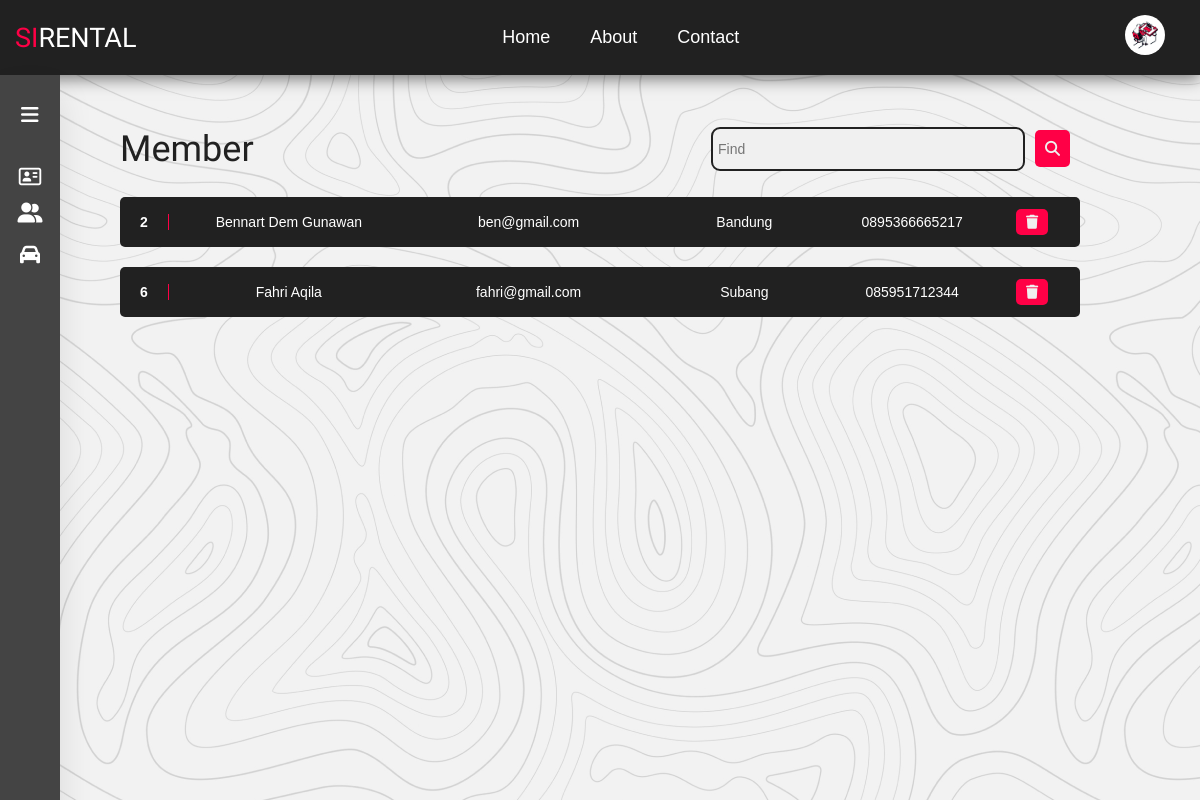
Page /manage.php?user_level=Member (signed in) on the committed database.
### tables this page shows
CREATE TABLE IF NOT EXISTS `users` (
  `user_id` int(11) NOT NULL AUTO_INCREMENT,
  `user_name` varchar(50) DEFAULT NULL,
  `user_email` varchar(30) NOT NULL,
  `user_password` varchar(16) NOT NULL,
  `user_address` varchar(50) DEFAULT NULL,
  `user_phone` varchar(50) DEFAULT NULL,
  `user_gender` char(50) DEFAULT NULL,
  `user_level` int(11) NOT NULL,
  PRIMARY KEY (`user_id`),
  UNIQUE KEY `user_email` (`user_email`)
);

### manage.php (the view, shortened to what this page needs)
<?php
include('layouts/navbar.php');
include('layouts/sidebar.php');
$level = $_GET['user_level'];
if ($level == "Member") {
  if (isset($_POST['find']) && $_POST['keyword'] != '') {
    $keyword = $_POST['keyword'];
    $q = "SELECT * FROM users
    WHERE user_level = 1 AND
    (user_name LIKE '%$keyword%' OR
    user_email LIKE '%$keyword%' OR
    user_address LIKE '%$keyword%')";
  } else {
    $q = 'SELECT * FROM users WHERE user_level = 1';
  }
}
$result = mysqli_query($conn, $q);
?>
<section>
  <div class="container-manage">
    <div class="content-manage">
      <div class="manage-head">
        <div>
          <h1><?php echo $level ?></h1>
        </div>
        <div>
          <form action="" method="POST">
            <div class="search_field">
              <input type="text" name="keyword" placeholder="Find">
              <div>
                <button class="find_btn" name="find"><i class="fa-solid fa-magnifying-glass"></i></button>
              </div>
            </div>
          </form>
        </div>
      </div>
      <?php while ($row = mysqli_fetch_assoc($result)) { ?>
        <div class="content-data">
          <div class="col-id">
            <?php echo $row['user_id'] ?>
          </div>
          <div class="col-name">
            <?php echo $row['user_name'] ?>
          </div>
          <div class="col-email">
            <?php echo $row['user_email'] ?>
          </div>
          <div class="col-address">
            <?php echo $row['user_address'] ?>
          </div>
          <div class="col-phone">
            <?php echo $row['user_phone'] ?>
          </div>
          <div class="col-action">
            <a href="actionDelete.php?user_id=<?php echo $row['user_id']; ?>" role="button" onclick="return confirm('This data will be deleted?')">
              <i class="fa-solid fa-trash"></i>
            </a>
          </div>
        </div>
      <?php } ?>
    </div>
  </div>
</section>

### style/style.css (style rules this page uses)
*, body { margin: 0; padding: 0; }
.search_field { display: flex; align-items: center; justify-content: center; }
.search_field > input { width: 300px; color: black; padding: 0 5px; height: 40px; font-size: 14px; border: none; background: #f0f0f0; border-radius: 9px; border: 2px solid #212121; }
.find_btn { background-color: #ff0046; border: none; color: #f0f0f0; padding: 10px; margin: 10px; border-radius: 5px; font-size: 15px; cursor: pointer; }
.container-manage { color: #212121; display: flex; flex-direction: row; font-family: "Poppins", sans-serif; padding-top: 10vh; height: 90vh; width: 100%; background-color: #f0f0f0; background-image: url("../assets/background/topo-transparent.png"); justify-content: center; text-align: center; }
.manage-head { display: flex; flex-direction: row; align-items: center; justify-content: space-between; }
.content-manage h1 { font-weight: normal; font-family: "Goldman", cursive !important; font-size: 36px; }
.content-manage { margin-top: 40px; font-size: 14px; display: flex; flex-direction: column; width: 80%; }
.content-data { display: flex; width: 100%; height: 50px; background-color: #212121; color: #ffffff; align-items: center; margin-top: 20px; border-radius: 5px; }
.col-id { font-weight: bold; width: 5%; text-align: center; border-right: 1px solid #ff0046; }
.col-name { width: 25%; text-align: center; }
.col-email { width: 25%; text-align: center; }
.col-address { width: 20%; text-align: center; }
.col-phone { width: 15%; text-align: center; }
.col-action { width: 10%; text-align: center; justify-content: center; }
.col-action a { background-color: #ff0046; padding: 5px 10px; border-radius: 5px; color: #f0f0f0; }

### rows in the picture
users: user_id "2", user_name "Bennart Dem Gunawan", user_email "ben@gmail.com", user_address "Bandung", user_phone "0895366665217"
users: user_id "6", user_name "Fahri Aqila", user_email "fahri@gmail.com", user_address "Subang", user_phone "085951712344"

### other values in the picture
$level "Member"
